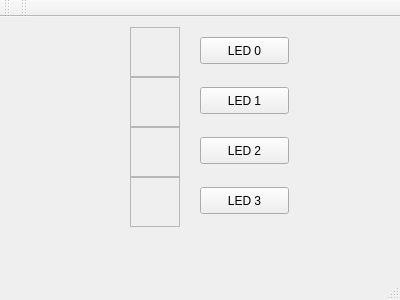
<?xml version="1.0" encoding="UTF-8"?>
<ui version="4.0">
 <class>MainWindow</class>
 <widget class="QMainWindow" name="MainWindow">
  <property name="geometry">
   <rect>
    <x>0</x>
    <y>0</y>
    <width>400</width>
    <height>300</height>
   </rect>
  </property>
  <property name="windowTitle">
   <string>MainWindow</string>
  </property>
  <widget class="QWidget" name="centralWidget">
   <widget class="QFrame" name="led0">
    <property name="geometry">
     <rect>
      <x>130</x>
      <y>10</y>
      <width>50</width>
      <height>50</height>
     </rect>
    </property>
    <property name="styleSheet">
     <string notr="true"/>
    </property>
    <property name="frameShape">
     <enum>QFrame::StyledPanel</enum>
    </property>
    <property name="frameShadow">
     <enum>QFrame::Raised</enum>
    </property>
   </widget>
   <widget class="QFrame" name="led1">
    <property name="geometry">
     <rect>
      <x>130</x>
      <y>60</y>
      <width>50</width>
      <height>50</height>
     </rect>
    </property>
    <property name="styleSheet">
     <string notr="true"/>
    </property>
    <property name="frameShape">
     <enum>QFrame::StyledPanel</enum>
    </property>
    <property name="frameShadow">
     <enum>QFrame::Raised</enum>
    </property>
   </widget>
   <widget class="QFrame" name="led3">
    <property name="geometry">
     <rect>
      <x>130</x>
      <y>160</y>
      <width>50</width>
      <height>50</height>
     </rect>
    </property>
    <property name="styleSheet">
     <string notr="true"/>
    </property>
    <property name="frameShape">
     <enum>QFrame::StyledPanel</enum>
    </property>
    <property name="frameShadow">
     <enum>QFrame::Raised</enum>
    </property>
   </widget>
   <widget class="QFrame" name="led2">
    <property name="geometry">
     <rect>
      <x>130</x>
      <y>110</y>
      <width>50</width>
      <height>50</height>
     </rect>
    </property>
    <property name="styleSheet">
     <string notr="true"/>
    </property>
    <property name="frameShape">
     <enum>QFrame::StyledPanel</enum>
    </property>
    <property name="frameShadow">
     <enum>QFrame::Raised</enum>
    </property>
   </widget>
   <widget class="QPushButton" name="btn0">
    <property name="geometry">
     <rect>
      <x>200</x>
      <y>20</y>
      <width>89</width>
      <height>27</height>
     </rect>
    </property>
    <property name="styleSheet">
     <string notr="true"/>
    </property>
    <property name="text">
     <string>LED 0</string>
    </property>
   </widget>
   <widget class="QPushButton" name="btn1">
    <property name="geometry">
     <rect>
      <x>200</x>
      <y>70</y>
      <width>89</width>
      <height>27</height>
     </rect>
    </property>
    <property name="styleSheet">
     <string notr="true"/>
    </property>
    <property name="text">
     <string>LED 1</string>
    </property>
   </widget>
   <widget class="QPushButton" name="btn2">
    <property name="geometry">
     <rect>
      <x>200</x>
      <y>120</y>
      <width>89</width>
      <height>27</height>
     </rect>
    </property>
    <property name="styleSheet">
     <string notr="true"/>
    </property>
    <property name="text">
     <string>LED 2</string>
    </property>
   </widget>
   <widget class="QPushButton" name="btn3">
    <property name="geometry">
     <rect>
      <x>200</x>
      <y>170</y>
      <width>89</width>
      <height>27</height>
     </rect>
    </property>
    <property name="styleSheet">
     <string notr="true"/>
    </property>
    <property name="text">
     <string>LED 3</string>
    </property>
   </widget>
  </widget>
  <widget class="QMenuBar" name="menuBar">
   <property name="geometry">
    <rect>
     <x>0</x>
     <y>0</y>
     <width>400</width>
     <height>25</height>
    </rect>
   </property>
  </widget>
  <widget class="QToolBar" name="mainToolBar">
   <attribute name="toolBarArea">
    <enum>TopToolBarArea</enum>
   </attribute>
   <attribute name="toolBarBreak">
    <bool>false</bool>
   </attribute>
  </widget>
  <widget class="QStatusBar" name="statusBar"/>
  <widget class="QToolBar" name="toolBar">
   <property name="windowTitle">
    <string>toolBar</string>
   </property>
   <attribute name="toolBarArea">
    <enum>TopToolBarArea</enum>
   </attribute>
   <attribute name="toolBarBreak">
    <bool>false</bool>
   </attribute>
  </widget>
 </widget>
 <layoutdefault spacing="6" margin="11"/>
 <resources/>
 <connections/>
</ui>
